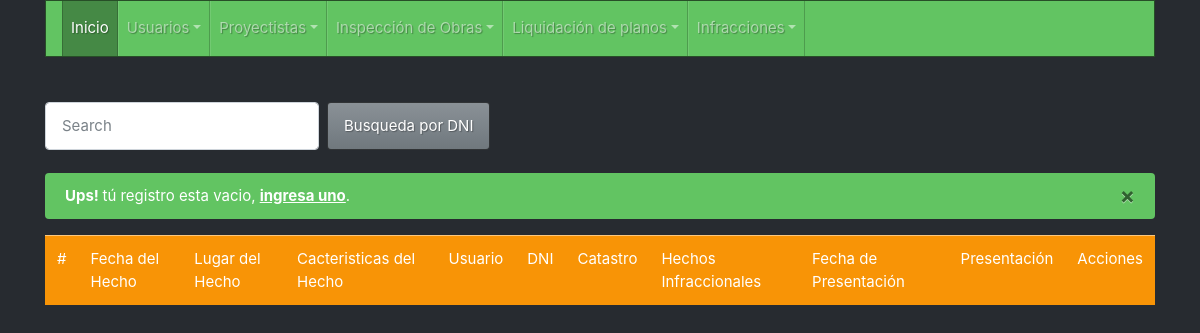
The page /notificacion/listar/ on the database as committed earlier.
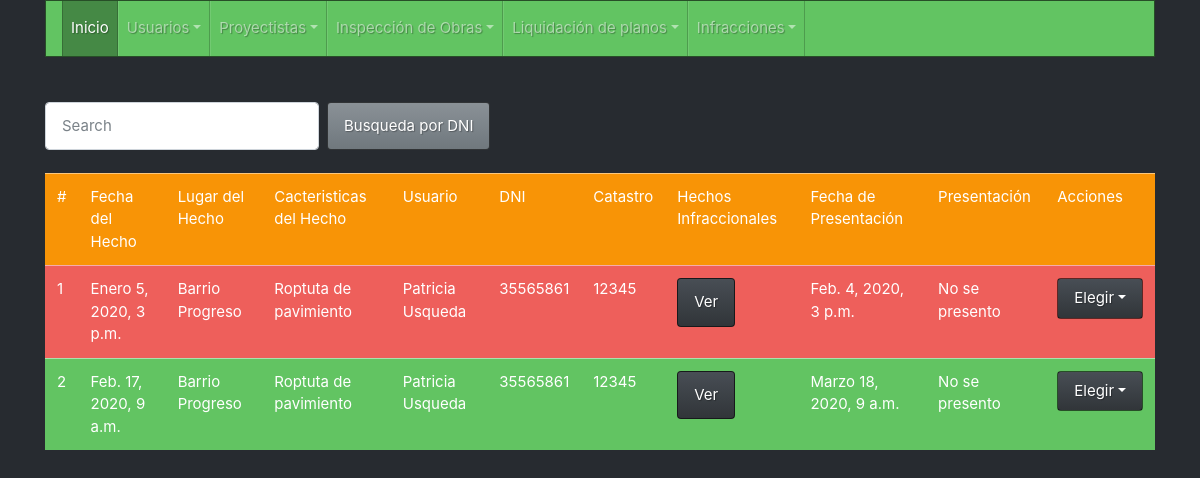
The same page on the database as committed later.
### notifica/models.py (models this page shows)
class Notifica(models.Model):
    fecha = models.DateTimeField(help_text='01/01/2020 09:00')
    lugar = models.CharField(max_length=60)
    caracteristicas = models.CharField(max_length=60)
    usuario = models.ForeignKey(Usuario,null=False, blank=False, on_delete=models.CASCADE)
    hechos = models.CharField(max_length=200)
    situacion = models.NullBooleanField(default=False)
    fecha_limite = models.DateTimeField(null=True, blank=True)
    fecha_presenta = models.DateField(null=True, blank=True)

### usuario/models.py (models this page shows, shortened)
class Usuario(models.Model):
    nombre = models.CharField(max_length=50)
    dni = models.CharField(max_length=8, unique=True)
    direccion = models.CharField(max_length=50, verbose_name='dirección')
    catastro = models.CharField(max_length=50)
    tel = models.CharField(max_length=10, null=True, blank=True)

### notifica/views.py (the view)
# urls.py: path('listar/', views.notifica_list, name='notifica_listar'),
def notifica_list(request):
    notifica = Notifica.objects.all()
    for i in notifica:
        i.fecha_limite = i.fecha + datetime.timedelta(days=30)
    contexto = {'object_list':notifica, 'f_actual':datetime.datetime.now(timezone.utc)}
    return render(request,'notifica/notifica_list.html',contexto)

### templates/notifica/notifica_list.html (shortened to what this page needs)
{% extends 'base/base.html' %}
{% block content %}
<br>
<br>
<form class="form-inline my-2 my-lg-0" type="get" method="POST" action="{%url 'notifica_buscar'%}">
    <input class="form-control mr-sm-2" type="text" placeholder="Search" name="buscalo" id="busca">
    <button class="btn btn-secondary my-2 my-sm-0" type="submit" href="" id="botonBus">Busqueda por DNI</button>
</form>
<br>
<table class="table table-hover">
    <thead>
    <tr class="table-warning">
        <td scope="col">#</td>
        <td scope="col">Fecha del Hecho</td>
        <td scope="col">Lugar del Hecho</td>
        <td scope="col">Cacteristicas del Hecho</td>
        <td scope="col">Usuario</td>
        <td scope="col">DNI</td>
        <td scope="col">Catastro</td>
        <td scope="col">Hechos Infraccionales</td>
        <td scope="col">Fecha de Presentación</td>
        <td scope="col">Presentación</td>
        <td scope="col">Acciones</td>
    </tr>
    </thead>
    <tbody>
            {% if object_list%}
            {%for notifica in object_list%}
                {% if notifica.situacion == True or f_actual < notifica.fecha_limite %}
        <tr class="table-success">
                {% elif f_actual > notifica.fecha_limite %}
            <tr class="table-danger">
                    {% endif %}
            <td>{{notifica.id}}</td>
            <td>{{notifica.fecha}}</td>
            <td>{{notifica.lugar}}</td>
            <td>{{notifica.caracteristicas}}</td>
            <td>{{notifica.usuario.nombre}}</td>
                <td>{{notifica.usuario.dni}}</td>
                <td>{{notifica.usuario.catastro}}</td>
                <td><a class="btn btn-primary" href="{%url 'dato_notifica' notifica.id %}">Ver</a></td>
                <td>{{notifica.fecha_limite}}</td>
            {% if notifica.situacion == False %}
            <td>No se presento</td>
            {% elif notifica.situacion == True %}
             <td>{{notifica.fecha_presenta}}</td>
            {% endif %}
                <td>
                    <ul class="nav nav-pills">
                        <li class="nav-item dropdown">
                            <a class="nav-link dropdown-toggle" data-toggle="dropdown" href="#" role="button" aria-haspopup="true" aria-expanded="false">Elegir</a>
                        </li>
                    </ul>
                </td>
        </tr>
        {%endfor%}
        {% else %}
        <div class="alert alert-dismissible alert-success">
          <button type="button" class="close" data-dismiss="alert">&times;</button>
          <strong>Ups! </strong>tú registro esta vacio, <a href="{% url 'notifica_nuevo' %}" class="alert-link">ingresa uno</a>.
        </div>
        {%endif%}
    </tbody>
</table>
{% endblock%}

Rows that differ between the two databases and show on the page:
added Notifica: id "1", fecha "Enero 5, 2020, 3 p.m.", lugar "Barrio Progreso", caracteristicas "Roptuta de pavimiento", usuario.nombre "Patricia Usqueda", usuario.dni "35565861", usuario.catastro "12345", fecha_limite "Feb. 4, 2020, 3 p.m.", situacion "No se presento"
added Notifica: id "2", fecha "Feb. 17, 2020, 9 a.m.", lugar "Barrio Progreso", caracteristicas "Roptuta de pavimiento", usuario.nombre "Patricia Usqueda", usuario.dni "35565861", usuario.catastro "12345", fecha_limite "Marzo 18, 2020, 9 a.m.", situacion "No se presento"
Other text that changed with them:
text no longer shown: "× Ups! tú registro esta vacio, ingresa uno ."
